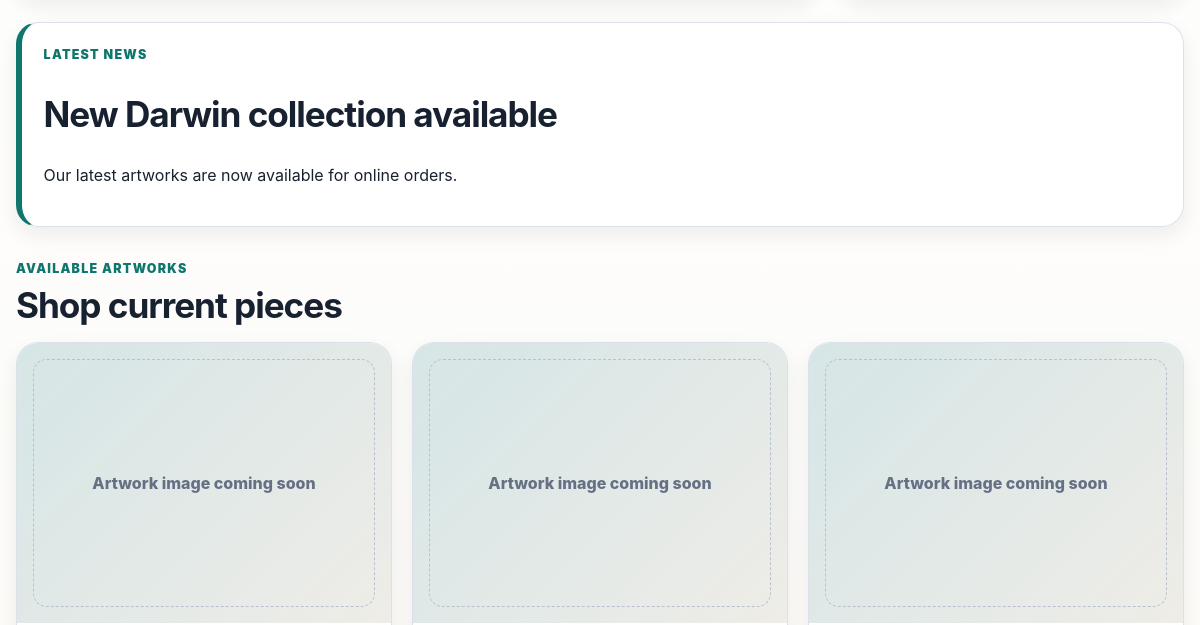
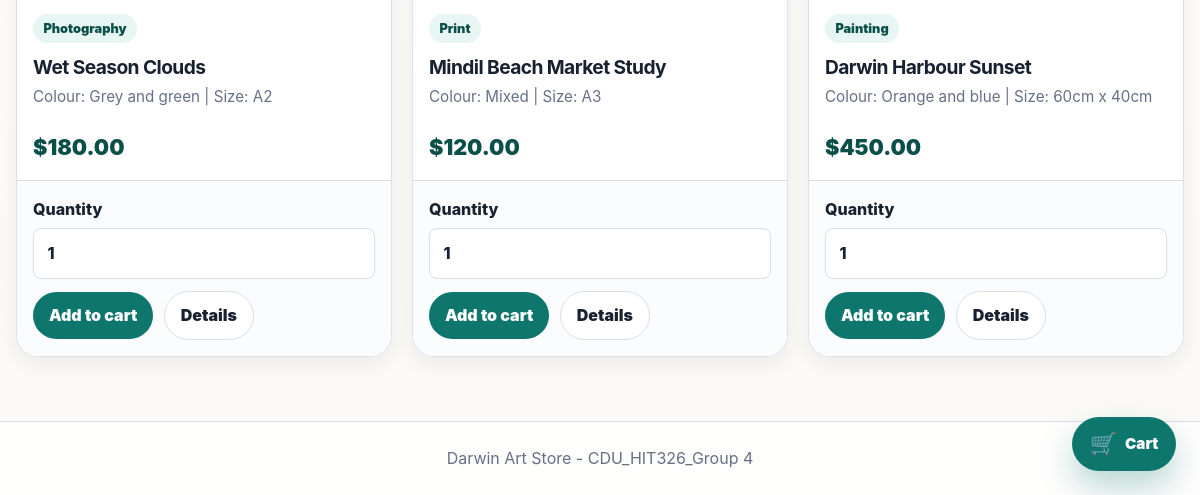
The app's page / (lower part), older data (2 pictures, top to bottom).
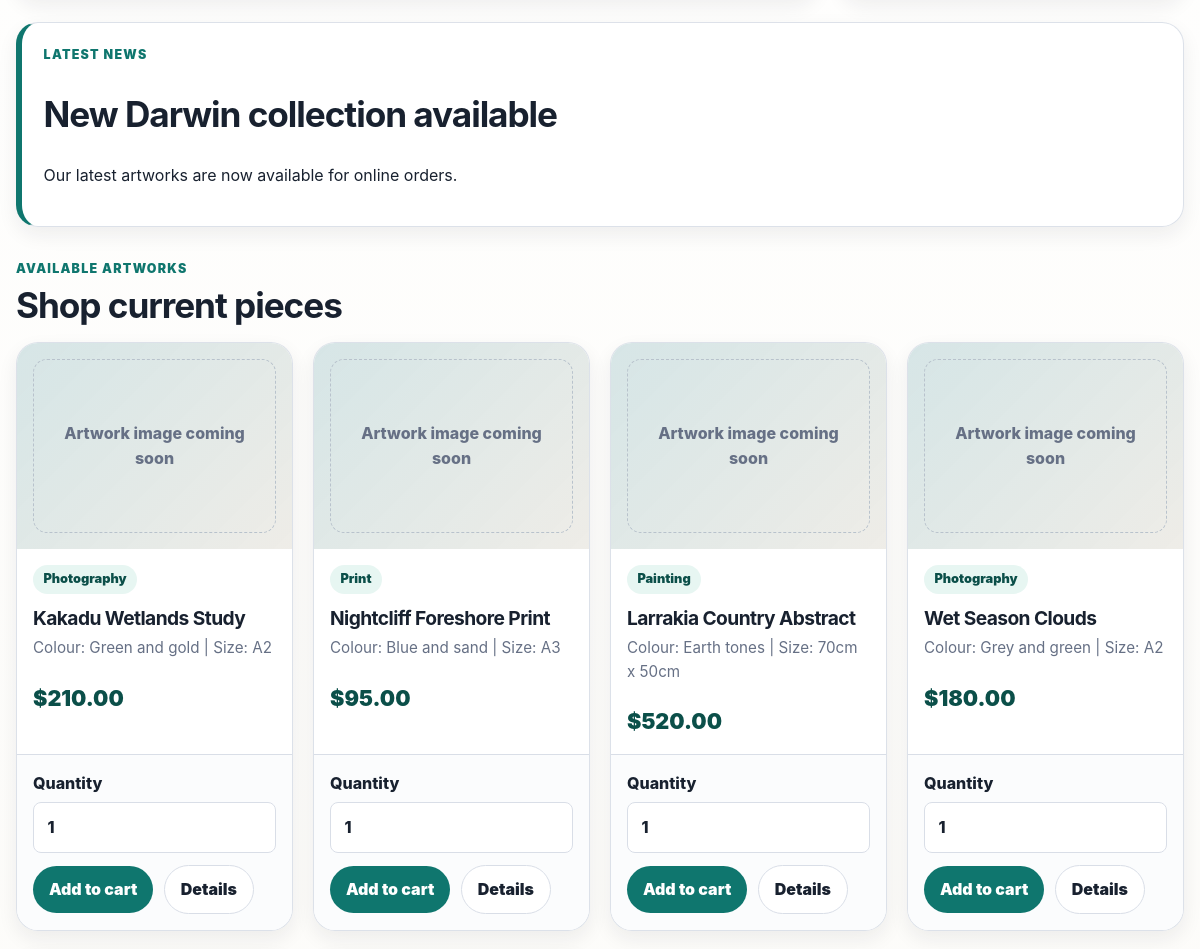
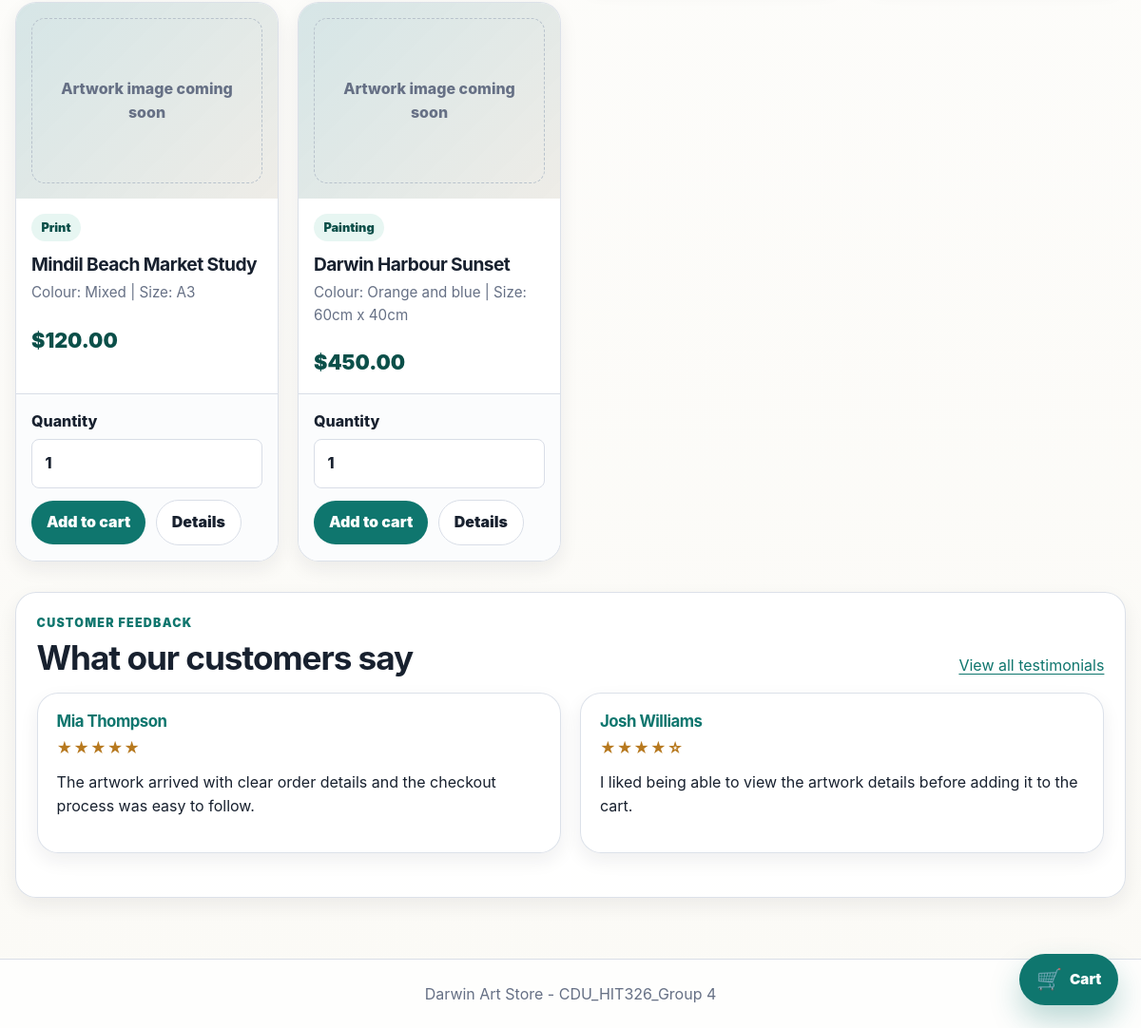
The same page, newer data (2 pictures, top to bottom).
### tables this page shows
CREATE TABLE IF NOT EXISTS products (
    product_no INT AUTO_INCREMENT PRIMARY KEY,
    description VARCHAR(255) NOT NULL,
    category VARCHAR(100) NOT NULL,
    price DECIMAL(10,2) NOT NULL,
    colour VARCHAR(80) NULL,
    size VARCHAR(80) NULL,
    image_path VARCHAR(255) NULL,
    is_available TINYINT(1) NOT NULL DEFAULT 1,
    created_at TIMESTAMP DEFAULT CURRENT_TIMESTAMP
);

CREATE TABLE IF NOT EXISTS testimonials (
    testimonial_id INT AUTO_INCREMENT PRIMARY KEY,
    customer_email VARCHAR(255) NOT NULL,
    customer_name VARCHAR(160) NOT NULL,
    message TEXT NOT NULL,
    rating TINYINT NOT NULL DEFAULT 5,
    status VARCHAR(20) NOT NULL DEFAULT 'pending',
    submitted_at TIMESTAMP DEFAULT CURRENT_TIMESTAMP
);

### src/bootstrap.php (called while the page is built, shortened)
<?php
$config = require __DIR__ . '/config.php';
spl_autoload_register(function (string $class): void {
    $prefix = 'App\\';
    $path = __DIR__ . '/' . str_replace('\\', '/', substr($class, strlen($prefix))) . '.php';
});
require __DIR__ . '/functions.php';
$session = new App\Core\Session();
$database = new App\Core\Database($config['db']);
$products = new App\Repository\ProductRepository($database);
$news = new App\Repository\NewsRepository($database);
$testimonials = new App\Repository\TestimonialRepository($database);
$admins = new App\Repository\AdminRepository($database);
$orders = new App\Repository\OrderRepository($database);
$cart = new App\Service\CartService($session, $products);
$auth = new App\Service\AuthService($session, $admins);
$csrf = new App\Core\Csrf($session);
$notifier = new App\Service\FileOrderNotifier(
    $config['business_email'],
    dirname(__DIR__) . '/storage/mail/orders.log'
);
$checkout = new App\Service\CheckoutService($cart, $orders, $notifier);
$view = new App\Core\View($config, $session, $cart, $auth);
$container = compact(
    'config',
    'session',
    'database',
    'products',
    'news',
    'testimonials',
    'admins',
    'orders',
    'cart',
    'auth',
    'csrf',
    'notifier',
    'checkout',
    'view'
);

### src/config.php (called while the page is built)
<?php
return [
    'app_name' => getenv('APP_NAME') ?: 'Darwin Art Store',
    'business_email' => getenv('ORDER_HANDLING_EMAIL') ?: 'orders@example.com',
    'db' => [
        'host' => getenv('DB_HOST') ?: '127.0.0.1',
        'port' => getenv('DB_PORT') ?: '3306',
        'name' => getenv('DB_NAME') ?: 'art_store',
        'user' => getenv('DB_USER') ?: 'root',
        'pass' => getenv('DB_PASSWORD') ?: '',
    ],
];

### src/functions.php (called while the page is built, shortened)
<?php
function e(?string $value): string
{
    return htmlspecialchars($value ?? '', ENT_QUOTES, 'UTF-8');
}
function money(float|string $amount): string
{
    return '$' . number_format((float) $amount, 2);
}
function ratingStars(int|string|null $rating): string
{
    $rating = max(1, min(5, (int) $rating));
    return str_repeat('★', $rating) . str_repeat('☆', 5 - $rating);
}
function app(string $key): mixed
{
    global $container;
    return $container[$key] ?? throw new InvalidArgumentException("Service [$key] is not registered.");
}

### src/Core/Database.php (called while the page is built, shortened)
<?php
final class Database
{
    private ?PDO $pdo = null;
    public function connection(): PDO
    {
        if ($this->pdo instanceof PDO) {
            return $this->pdo;
        }
        $dsn = sprintf(
            'mysql:host=%s;port=%s;dbname=%s;charset=utf8mb4',
            $this->config['host'],
            $this->config['port'],
            $this->config['name']
        );
        $this->pdo = new PDO($dsn, $this->config['user'], $this->config['pass'], [
            PDO::ATTR_ERRMODE => PDO::ERRMODE_EXCEPTION,
            PDO::ATTR_DEFAULT_FETCH_MODE => PDO::FETCH_ASSOC,
        ]);
        return $this->pdo;
    }
    public function fetchAll(string $sql, array $params = []): array
    {
        $stmt = $this->connection()->prepare($sql);
        $stmt->execute($params);
        return $stmt->fetchAll();
    }
    public function fetchOne(string $sql, array $params = []): ?array
    {
        $stmt = $this->connection()->prepare($sql);
        $stmt->execute($params);
        $row = $stmt->fetch();
        return $row === false ? null : $row;
    }
}

### src/Repository/NewsRepository.php (called while the page is built, shortened)
<?php
final class NewsRepository
{
    public function latestPublished(): ?array
    {
        return $this->database->fetchOne(
            'SELECT * FROM news WHERE is_published = 1 ORDER BY created_at DESC LIMIT 1'
        );
    }
}

### src/Repository/ProductRepository.php (called while the page is built, shortened)
<?php
final class ProductRepository
{
    public function available(): array
    {
        return $this->database->fetchAll('SELECT * FROM products WHERE is_available = 1 ORDER BY product_no DESC');
    }
}

### src/Repository/TestimonialRepository.php (called while the page is built, shortened)
<?php
final class TestimonialRepository
{
    public function approvedLimit(int $limit): array
    {
        $limit = max(1, min(3, $limit));
        return $this->database->fetchAll(
            "SELECT * FROM testimonials
             WHERE status = ?
             ORDER BY submitted_at DESC
             LIMIT $limit",
            [self::STATUS_APPROVED]
        );
    }
}

### public/index.php (the view, shortened to what the changed rows need)
<?php
require __DIR__ . '/../src/bootstrap.php';
$view = app('view');
$view->header('Shop');
try {
    $products = app('products')->available();
    $latestNews = app('news')->latestPublished();
    $homepageTestimonials = app('testimonials')->approvedLimit(3);
} catch (Throwable $error) {
    echo '<p class="error">' . e(dbErrorMessage($error)) . '</p>';
    $view->footer();
    exit;
}
?>
<?php if ($latestNews): ?>
    <section class="panel news-panel">
        <h2><?= e($latestNews['title']) ?></h2>
    </section>
<?php endif; ?>
<section id="available-artworks" class="section-block">
    <div class="section-heading">
        <div>
            <h2>Shop current pieces</h2>
        </div>
    </div>
    <?php if (!$products): ?>
        <section class="panel empty-state">
            <h2>No artworks are currently available</h2>
            <p>Please check back later for new Darwin artworks.</p>
        </section>
    <?php else: ?>
        <section class="grid product-grid" aria-label="Available artworks">
            <?php foreach ($products as $product): ?>
                <article class="card product-card">
                    <a class="artwork-media" href="/product.php?id=<?= (int) $product['product_no'] ?>" aria-label="View <?= e($product['description']) ?>">
                        <?php if ($product['image_path']): ?>
                            <img src="/product_image.php?id=<?= (int) $product['product_no'] ?>" alt="<?= e($product['description']) ?>">
                        <?php else: ?>
                            <span class="artwork-placeholder">Artwork image coming soon</span>
                        <?php endif; ?>
                    </a>
                    <div class="product-card-body">
                        <p class="badge"><?= e($product['category']) ?></p>
                        <h3>
                            <a href="/product.php?id=<?= (int) $product['product_no'] ?>">
                                <?= e($product['description']) ?>
                            </a>
                        </h3>
                        <p class="muted product-meta">
                            <?php if ($product['colour']): ?>
                                Colour: <?= e($product['colour']) ?>
                            <?php endif; ?>
                            <?php if ($product['size']): ?>
                                <?= $product['colour'] ? ' | ' : '' ?>Size: <?= e($product['size']) ?>
                            <?php endif; ?>
                        </p>
                        <p class="price"><?= money($product['price']) ?></p>
                    </div>
                    <form class="card-action-form" method="post" action="/cart.php">
                        <label>
                            Quantity
                            <input type="number" name="quantity" value="1" min="1" max="20" required>
                        </label>
                        <div class="actions">
                            <button type="submit">Add to cart</button>
                            <a class="button secondary" href="/product.php?id=<?= (int) $product['product_no'] ?>">Details</a>
                        </div>
                    </form>
                </article>
            <?php endforeach; ?>
        </section>
    <?php endif; ?>
</section>
<?php if ($homepageTestimonials): ?>
    <section class="panel homepage-testimonials">
        <div class="section-heading">
            <div>
                <p class="eyebrow">Customer feedback</p>
                <h2>What our customers say</h2>
            </div>
            <a href="/testimonials.php">View all testimonials</a>
        </div>
        <section class="grid testimonial-grid" aria-label="Customer testimonials">
            <?php foreach ($homepageTestimonials as $testimonial): ?>
                <article class="card testimonial-card">
                    <h3><?= e($testimonial['customer_name']) ?></h3>
                    <p class="rating-stars" aria-label="<?= (int) $testimonial['rating'] ?> out of 5 stars">
                        <?= e(ratingStars($testimonial['rating'])) ?>
                    </p>
                    <p><?= nl2br(e($testimonial['message'])) ?></p>
                </article>
            <?php endforeach; ?>
        </section>
    </section>
<?php endif; ?>

Row changes from the older to the newer data that the page shows:
added products: shows "Artwork image coming soon", category "Photography", description "Kakadu Wetlands Study", colour "Green and gold", size "A2", price "$210.00"
added products: shows "Artwork image coming soon", category "Print", description "Nightcliff Foreshore Print", colour "Blue and sand", size "A3", price "$95.00"
added products: shows "Artwork image coming soon", category "Painting", description "Larrakia Country Abstract", colour "Earth tones", size "70cm x 50cm", price "$520.00"
added testimonials: customer_name "Mia Thompson", rating "★★★★★", message "The artwork arrived with clear order details and the checkout process was easy to follow."
added testimonials: customer_name "Josh Williams", rating "★★★★☆", message "I liked being able to view the artwork details before adding it to the cart."
Text that changed along with them:
text now shown: "CUSTOMER FEEDBACK What our customers say View all testimonials"
